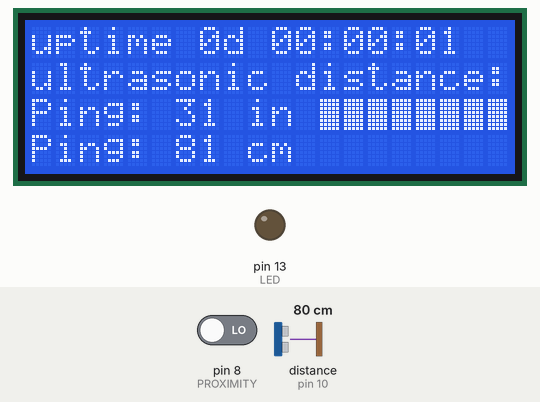
Simulated run of this sketch. Board: Arduino Uno, built with avr-gcc and run on an emulated ATmega328P. Shown: 20×4 character LCD, output pins drawn as LEDs (lit = HIGH). Inputs (shaded band) come from the test bench; at power-on: pin 8 (PROXIMITY) LOW, distance to the obstacle (sensor on pin 10) 80 cm. The echo pulse lasts 58.3 µs per cm; what the sketch prints to the serial monitor is not drawn.

Above: at 1.3 s.
1.4 s: pin 8 (PROXIMITY) driven HIGH
At 2.6 s:
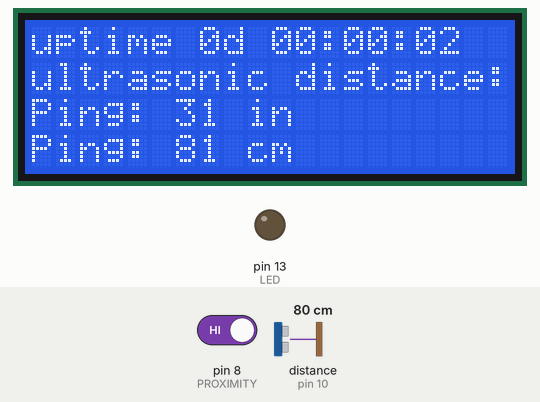
4.4 s: distance to the obstacle (sensor on pin 10) set to 2 cm
At 5.6 s:
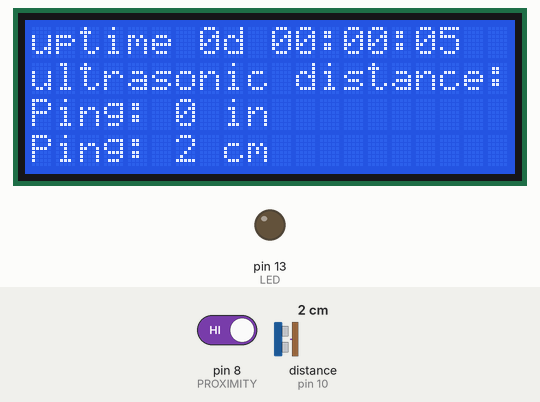
6.7 s: distance to the obstacle (sensor on pin 10) set to 4 cm
At 7.9 s:
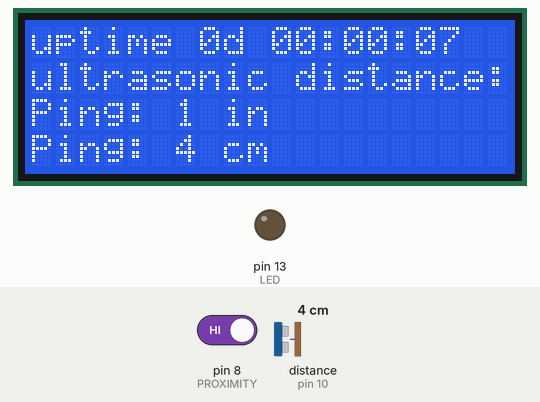
8.7 s: pin 8 (PROXIMITY) driven LOW
At 9.8 s:
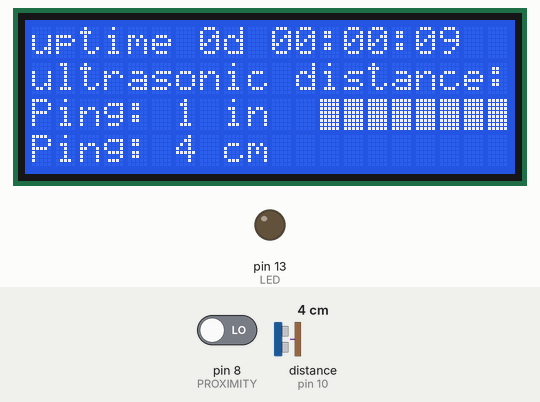
10.7 s: distance to the obstacle (sensor on pin 10) set to 9 cm
At 11.5 s:
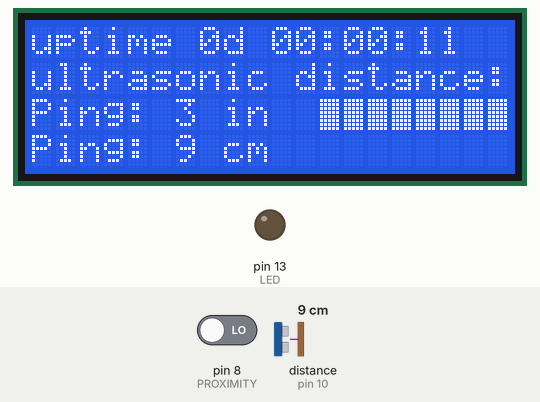
Timing chart, 0 to 13.3 s (numbered marks = the images above; inputs shaded):
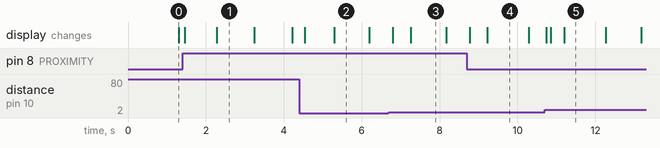

The sketch:

ultrasonic_lcd2004_en.ino
```cpp
#include <Wire.h>
#include <hd44780.h>
#include <hd44780ioClass/hd44780_I2Cexp.h> // include i/o class header
#include <NewPing.h>

#define  TRIGGER_PIN   11
#define  ECHO_PIN      10
#define  MAX_DISTANCE 350 // Maximum distance we want to ping for (in centimeters).
                          // Maximum sensor distance is rated at 400-500cm.
#define  PROXIMITY      8 // IR proximity sensor is connected to this pin
#define  LED           13

int DistanceIn;
int DistanceCm;

unsigned long time; // runs over after 4294967295 milliseconds or 49days 17:02:47.295
unsigned long runtime; // seconds this system actually runs
int rollover = 0;
int days = 0;
int hours = 0;
int minutes = 0;
int seconds = 0;
char block = 255;

NewPing sonar(TRIGGER_PIN, ECHO_PIN, MAX_DISTANCE);

hd44780_I2Cexp lcd; // declare lcd object: auto locate & config display for hd44780 chip

void setup()
{
  Serial.begin(57600);  // start serial to PC
  Serial.println("Ultrasonic Distance Measurement");
  pinMode(LED, OUTPUT); // for status LED
  pinMode(PROXIMITY, INPUT);
  time = millis();

  // initialize LCD with number of columns and rows:
  lcd.begin(20, 4);

  // Print a message to the LCD
  lcd.setCursor(0,0);
  lcd.print("uptime 00d 00:00:00 ");
  lcd.setCursor(0,1);
  lcd.print("ultrasonic distance:");
}

void uptime() {
  if( millis() - time < 0 ) { // rollover happened after unsigned long 4294967295 milliseconds = 49.71 days
    time = millis();
    rollover++;
  }
  runtime = 4294967*rollover + time/1000;
  //lcd.setCursor(0,1);
  //lcd.print(runtime);
  //lcd.print("  ");
  days = runtime / 86400;
  hours = (runtime - days*86400) / 3600;
  minutes = (runtime - days*86400 - hours*3600) / 60;
  seconds = (runtime - days*86400 - hours*3600 - minutes*60);
  lcd.setCursor(0, 0);
  lcd.print("uptime ");
  lcd.print(days);
  lcd.print("d ");
  print2dig(hours);
  lcd.print(":");
  print2dig(minutes);
  lcd.print(":");
  print2dig(seconds);
  lcd.print(" ");
  time = millis();
}

void distance() {
   DistanceIn = sonar.ping_in();
   lcd.setCursor(0,2);
   lcd.print("Ping: ");
   lcd.print(DistanceIn);  // converts ping time to distance and writes to serial
                           // (0 = outside set distance range, no ping echo)
   lcd.print(" in ");

   //delay(100);  waits 100 milliseconds between pings. 29 milliseconds is the shortest delay between 2 pings
   DistanceCm = sonar.ping_cm(); // 10 pings per second
   lcd.setCursor(0,3);
   lcd.print("Ping: ");
   lcd.print(DistanceCm);
   lcd.print(" cm  ");
}

void print2dig (int number) {
  if (number < 10) {
    lcd.print("0");
  }
  lcd.print( number );
}

void proximity() {
  lcd.setCursor(12,2);
  block = 255;
  if( digitalRead(PROXIMITY) == 1) block = 160;
  for(int z=0 ; z < 8; z++) lcd.write(block);
}

void loop()
{
  distance();
  proximity();
  uptime();
  delay(100);   // waits 100 milliseconds between pings. 29 milliseconds is the shortest delay between 2 pings
}
```

Measured:
- after the input at 1.4 s, the display: first changes after 0.06 s (image 1 shows a later state)
- after the input at 8.7 s, the display: first changes after 0.07 s (image 4 shows a later state)
- what the display in image 4 shows lasts 1.1 s, from 9.2 s to 10.3 s
